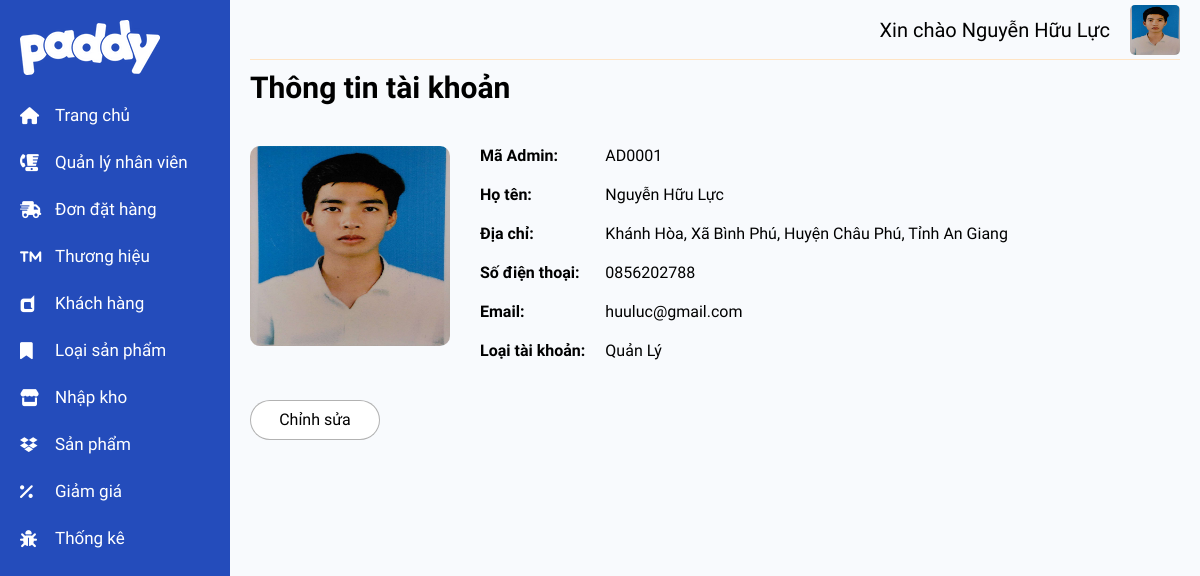
The page /admin/pages/Admin_Details.php (signed in) on the database its author committed.
### tables this page shows
CREATE TABLE `xa` (
  `maXa` varchar(6) NOT NULL,
  `tenXa` varchar(100) NOT NULL,
  `maHuyen` varchar(6) NOT NULL
);

CREATE TABLE `huyen` (
  `maHuyen` varchar(6) NOT NULL,
  `tenHuyen` varchar(50) NOT NULL,
  `maTinh` varchar(6) NOT NULL
);

CREATE TABLE `tinh` (
  `maTinh` varchar(6) NOT NULL,
  `tenTinh` varchar(100) NOT NULL
);

CREATE TABLE `loai_tai_khoan` (
  `maLoai` varchar(6) NOT NULL,
  `tenLoai` varchar(100) NOT NULL
);

### admin/pages/Admin_Details.php (the view)
<?php include '../templates/nav_admin1.php' ?>
<div class="detail_admin">
    <h1 class="Title_Admin_create_form">Thông tin tài khoản</h1>
    <div class="detai_admin_form">
        <div class="detail_admin_left">
            <img src="<?php echo $_SESSION['rootPath'] . "/../assets/img/ad_user/" . $_SESSION['admin']->avatar ?>"
                alt="">
        </div>
        <div class="detail_admin_right">
            <table class="Table_Details_Admin">
                <tr>
                    <td>Mã Admin: </td>
                    <td>
                        <?php echo $_SESSION['admin']->maNhanVien ?>
                    </td>
                </tr>
                <tr>
                    <td>Họ tên:</td>
                    <td>
                        <?php echo $_SESSION['admin']->ho . ' ' . $_SESSION['admin']->ten ?>
                    </td>
                </tr>
                <tr>
                    <td>Địa chỉ:</td>
                    <td>
                        <?php
                        $get_diachi = "SELECT xa.tenXa, huyen.tenHuyen, tinh.tenTinh FROM xa JOIN huyen ON xa.maHuyen = huyen.maHuyen JOIN tinh ON huyen.maTinh=tinh.maTinh WHERE xa.maXa = '{$_SESSION["admin"]->maXa}'";
                        $statement = $dbh->prepare($get_diachi);
                        $statement->execute();
                        $diachis = $statement->fetchAll(PDO::FETCH_ASSOC);
                        foreach ($diachis as $diachi)
                            echo $_SESSION["admin"]->diaChiCuThe . ', ' . $diachi['tenXa'] . ', ' . $diachi['tenHuyen'] . ', ' . $diachi['tenTinh'];
                        ?>
                    </td>
                </tr>
                <tr>
                    <td>Số điện thoại:</td>
                    <td>
                        <?php echo $_SESSION['admin']->dienThoai ?>
                    </td>
                </tr>
                <tr>
                    <td>Email:</td>
                    <td>
                        <?php echo $_SESSION['admin']->email ?>
                    </td>
                </tr>
                <tr>
                    <td>Loại tài khoản:</td>
                    <td>
                        <?php
                        $get_loaiTK = "SELECT tenLoai FROM loai_tai_khoan WHERE maLoai='{$_SESSION["admin"]->maLoai}'";
                        $statement = $dbh->prepare($get_loaiTK);
                        $statement->execute();
                        $loaiTK = $statement->fetch(PDO::FETCH_ASSOC);
                        echo $loaiTK['tenLoai'];
                        ?>
                    </td>
                </tr>
            </table>
        </div>
    </div>
    <div class="button">
        <form action="Admin_Edit.php" method="post">
            <input type="submit" value="Chỉnh sửa" class="button_add_admin" />
        </form>
    </div>
</div>
<?php include '../templates/nav_admin2.php' ?>

### admin/assets/css/main.css (style rules this page uses)
th, td { border: 1px solid black; padding: 8px; text-align: center; padding: 4px; }
.Title_Admin_create_form { font-size: 3rem; }
.button { font-size: 1.6rem; }
.button .button_add_admin { height: 40px; width: 130px; background-color: #ffffff; border-radius: 20px; margin-right: 10px; border: 1px solid rgb(0,0,0,0.3); cursor: pointer; }
.Table_Details_Admin { font-size: 1.3rem; margin-top: 20px; border: 0px; border-collapse: collapse; text-align: left; }
.Table_Details_Admin tr, .Table_Details_Admin td { border: 0; text-align: left; font-size: 1.6rem; padding: 10px; }
.Table_Details_Admin td:nth-child(1) { font-weight: 700; }
.detai_admin_form { display: flex; padding-bottom: 30px; }
.detail_admin_left { width: 200px; height: 200px; border-radius: 10px; overflow: hidden; margin-top: 30px; margin-right: 20px; }
.detail_admin_left img { width: 100%; height: 100%; }

### rows shown on the page
xa: tenXa "Xã Bình Phú", maHuyen.tenHuyen "Huyện Châu Phú", tinh.tenTinh "Tỉnh An Giang"
loai_tai_khoan: tenLoai "Quản Lý"

### other values the page prints
$_SESSION['admin']->ho "Nguyễn Hữu"
$_SESSION['admin']->ten "Lực"
$_SESSION['admin']->maNhanVien "AD0001"
$_SESSION['admin']->dienThoai "0856202788"
$_SESSION['admin']->email "huuluc@gmail.com"
